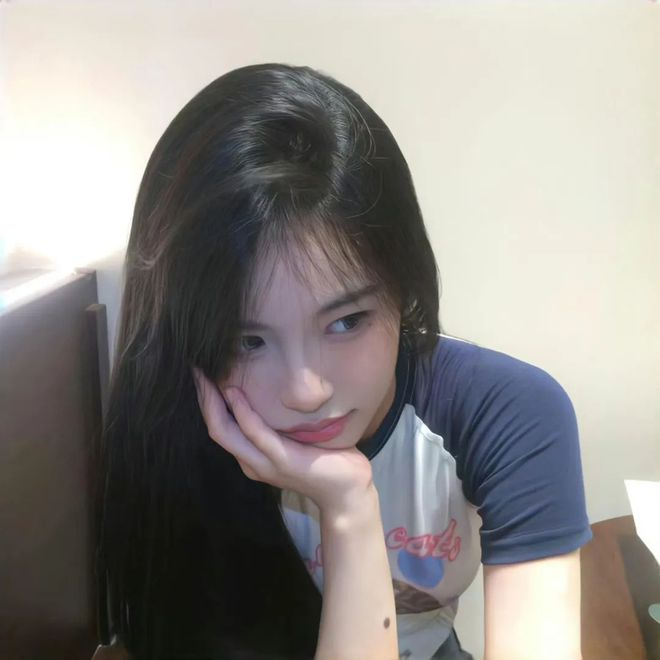
#> input picture 程文金/week05/test_img.jpeg, 660 x 660 px
$ python canny_detail.py
#> lines starting #> are read from the running program, lines starting #| are printed output that depends on the picture; after the words box and inside, x2 and y2 are one past the last pixel; in counts of white or black regions, pixels touching at a corner belong together
import numpy as np
import matplotlib.pyplot as plt
import math

if __name__ == '__main__':
    pic_path = 'test_img.jpeg'
    img = plt.imread(pic_path)
#> img is the input picture: shape (660, 660, 3); mean R, G, B 144.9, 141.2, 137.7
    if pic_path[-4 : ] == '.png':
        img = img * 255
    img = img.mean(axis=-1)
#> img: shape (660, 660) float64

    sigma = 0.5
    dim = 5
    Gaussian_filter = np.zeros([dim, dim])
    tmp = [i-dim//2 for i in range(dim)]
    n1 = 1/(2*math.pi * sigma ** 2)
    n2 = -1/(2*sigma ** 2)
    for i in range(dim):
        for j in range(dim):
            Gaussian_filter[i, j] = n1 * math.exp(n2*(tmp[i]**2+tmp[j]**2))
    Gaussian_filter = Gaussian_filter / Gaussian_filter.sum()
    dx , dy = img.shape
#> dx = 660; dy = 660
    img_new = np.zeros(img.shape)
    tmp = dim//2
    img_pad = np.pad(img, ((tmp, tmp), (tmp, tmp)), 'constant')
    for i in range(dx):
        for j in range(dy):
            img_new[i, j] = np.sum(img_pad[i:i+dim, j:j+dim] * Gaussian_filter)
    plt.figure(1)
    plt.imshow(img_new.astype(np.uint8), cmap='gray')
    plt.axis('off')

    sobel_kernel_x = np.array([[-1, 0, 1], [-2, 0, 2], [-1, 0, 1]])
    sobel_kernel_y = np.array([[1, 2, 1], [0, 0, 0], [-1, -2, -1]])

    img_tidu_x = np.zeros(img_new.shape)
    img_tidu_y = np.zeros([dx, dy])
    img_tidu = np.zeros(img_new.shape)
    img_pad = np.pad(img_new, ((1,1),(1,1)), 'constant')
#> img_pad: shape (662, 662) float64
    for i in range(dx):
        for j in range(dy):
            img_tidu_x[i,j] = np.sum(img_pad[i:i+3, j:j+3]*sobel_kernel_x)
            img_tidu_y[i,j] = np.sum(img_pad[i:i+3, j:j+3]*sobel_kernel_y)
            img_tidu[i,j] = np.sqrt(img_tidu_x[i,j]**2 + img_tidu_y[i,j]**2)
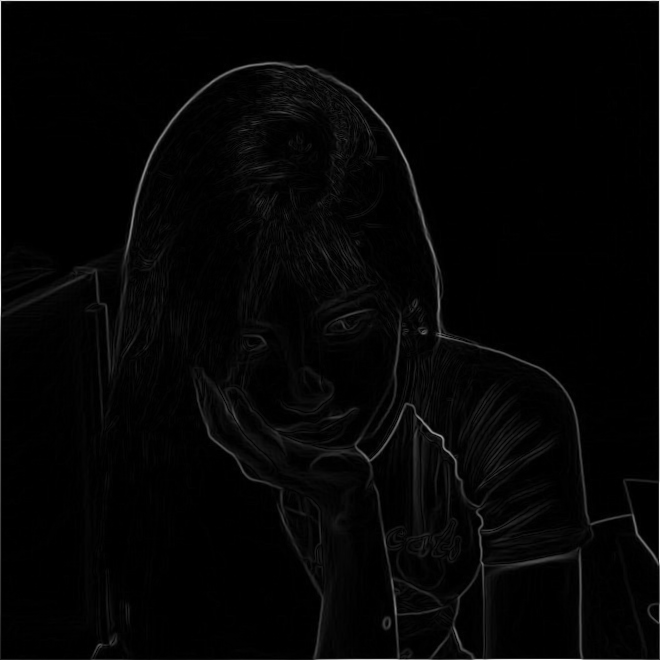
#> img_tidu: shape (660, 660) float64; min 0, max 1019.7, mean 21.9; drawn with min black and max white
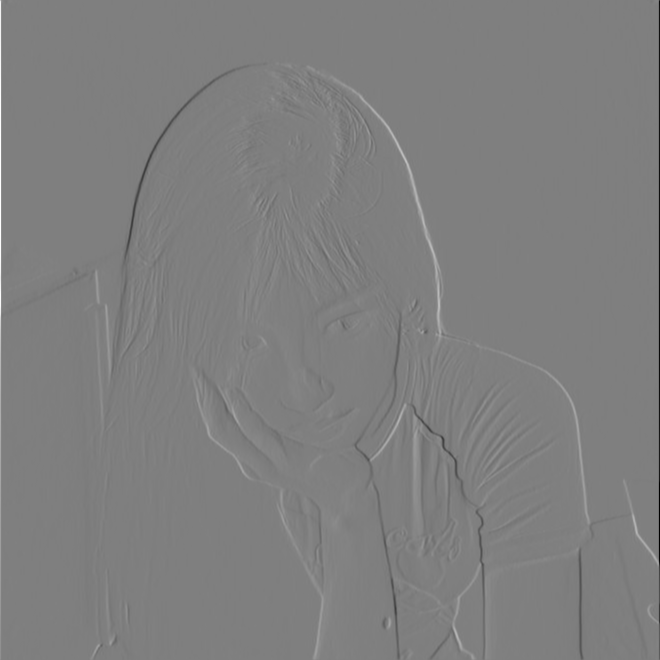
#> img_tidu_x: shape (660, 660) float64; min -1017.1, max 1019.7, mean 0.3; drawn with min black and max white
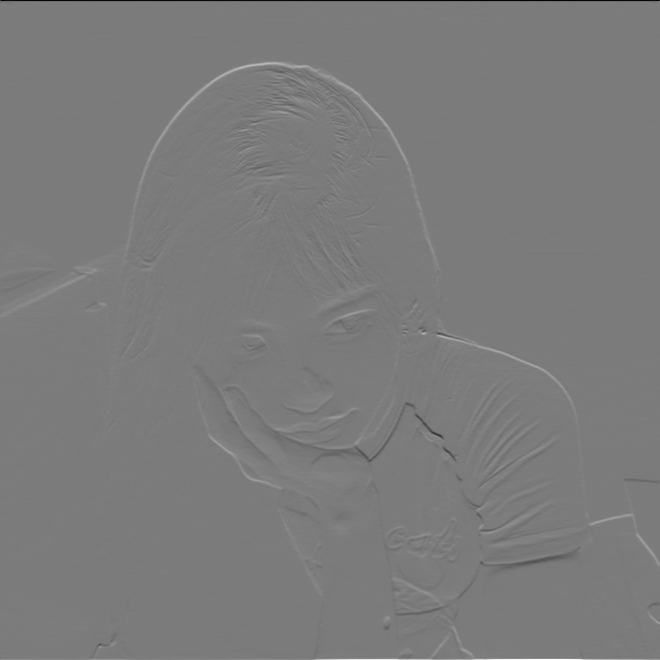
#> img_tidu_y: shape (660, 660) float64; min -948.8, max 1007.7, mean 0.7; drawn with min black and max white
    img_tidu_x[img_tidu_x == 0 ] = 0.00000001
#> img_tidu_x: shape (660, 660) float64; 12.21% of pixels changed, all inside (x1, y1, x2, y2) = (3, 0, 657, 660)
    angle = img_tidu_y/img_tidu_x
    plt.figure(2)
    plt.imshow(img_tidu.astype(np.uint8), cmap='gray')
    plt.axis('off')

    img_yizhi = np.zeros(img_tidu.shape)
    for i in range(1, dx-1):
        for j in range(1, dy-1):
            flag = True
            temp = img_tidu[i-1:i+2, j-1:j+2]
            if angle[i, j] <= -1:
                num_1 = (temp[0,1] - temp[0,0]) / angle[i,j] + temp[0,1]
                num_2 = (temp[2,1] - temp[2,2]) / angle[i,j] + temp[2,1]
                if not (img_tidu[i,j] > num_1 and img_tidu[i,j] > num_2):
                    flag = False
            elif angle[i,j] >= 1:
                num_1 = (temp[0,2] - temp[0,1]) / angle[i,j] + temp[0,1]
                num_2 = (temp[2,0] - temp[2,1]) / angle[i,j] + temp[2,1]
                if not (img_tidu[i,j] > num_1 and img_tidu[i,j] > num_2):
                    flag = False
            elif angle[i,j] > 0:
                num_1 = (temp[0,2] - temp[1,2]) * angle[i,j] + temp[1,2]
                num_2 = (temp[2,0] - temp[1,0]) * angle[i,j] + temp[1,0]
                if not (img_tidu[i,j] > num_1 and img_tidu[i,j] > num_2):
                    flag = False
            elif angle[i,j] < 0:
                num_1 = (temp[1,0] - temp[0,0]) * angle[i,j] + temp[1,0]
                num_2 = (temp[1,2] - temp[2,2]) * angle[i, j] + temp[1, 2]
                if not (img_tidu[i,j] > num_1 and img_tidu[i,j] > num_2):
                    flag = False
            if flag:
                img_yizhi[i,j] = img_tidu[i,j]


    plt.figure(3)
    plt.imshow(img_yizhi.astype(np.uint8), cmap='gray')
    plt.axis('off')

    lower_bounday = img_tidu.mean() * 0.5
#> lower_bounday = 10.94
    high_bounday = img_tidu.std() * 3
#> high_bounday = 209
    zhan = []
    for i in range(1, img_yizhi.shape[0] -1):
        for j in range(1, img_yizhi.shape[1] -1):
            if img_yizhi[i,j] >= high_bounday:
                img_yizhi[i,j] = 255
                zhan.append([i,j])
            elif img_yizhi[i,j] <= lower_bounday:
                img_yizhi[i,j] = 0
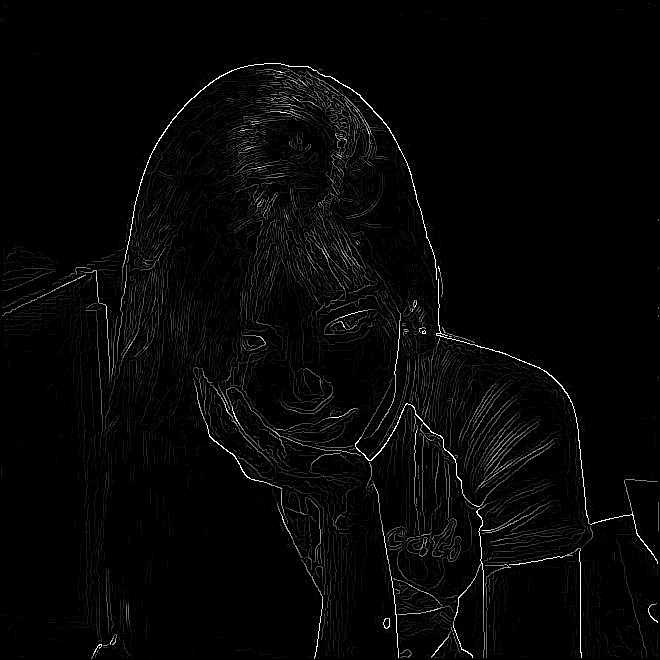
#> img_yizhi: shape (660, 660) float64; min 0, max 255, mean 6

    while not len(zhan) == 0:
        temp_1, temp_2 = zhan.pop()
        a = img_yizhi[temp_1 -1: temp_1+2, temp_2-1: temp_2+2]
        if( a[0,0] < high_bounday) and (a[0,0] > lower_bounday):
            img_yizhi[temp_1 -1, temp_2-1] = 255
            zhan.append([temp_1-1, temp_2-1])
        if (a[0, 1] < high_bounday) and (a[0, 1] > lower_bounday):
            img_yizhi[temp_1 - 1, temp_2] = 255
            zhan.append([temp_1 - 1, temp_2])
        if (a[0, 2] < high_bounday) and (a[0, 2] > lower_bounday):
            img_yizhi[temp_1 - 1, temp_2 + 1] = 255
            zhan.append([temp_1 - 1, temp_2 +1])
        if (a[1, 0] < high_bounday) and (a[1, 0] > lower_bounday):
            img_yizhi[temp_1, temp_2 - 1] = 255
            zhan.append([temp_1, temp_2 - 1])
        if (a[1, 2] < high_bounday) and (a[1, 2] > lower_bounday):
            img_yizhi[temp_1, temp_2 + 1] = 255
            zhan.append([temp_1, temp_2 + 1])
        if (a[2, 0] < high_bounday) and (a[2, 0] > lower_bounday):
            img_yizhi[temp_1 + 1, temp_2 - 1] = 255
            zhan.append([temp_1 + 1, temp_2 - 1])
        if (a[2, 1] < high_bounday) and (a[2, 1] > lower_bounday):
            img_yizhi[temp_1 + 1, temp_2 ] = 255
            zhan.append([temp_1 + 1, temp_2])
        if (a[2, 2] < high_bounday) and (a[2, 2] > lower_bounday):
            img_yizhi[temp_1 + 1, temp_2 + 1] = 255
            zhan.append([temp_1 + 1, temp_2 + 1])
#> this loop made 7395 passes
#> a on passes 1 to 3: [[0, 255, 0], [0, 255, 0], [0, 0, 0]], [[0, 255, 0], [0, 255, 0], [0, 0, 0]], [[0, 255, 0], [0, 255, 0], [0, 0, 0]]
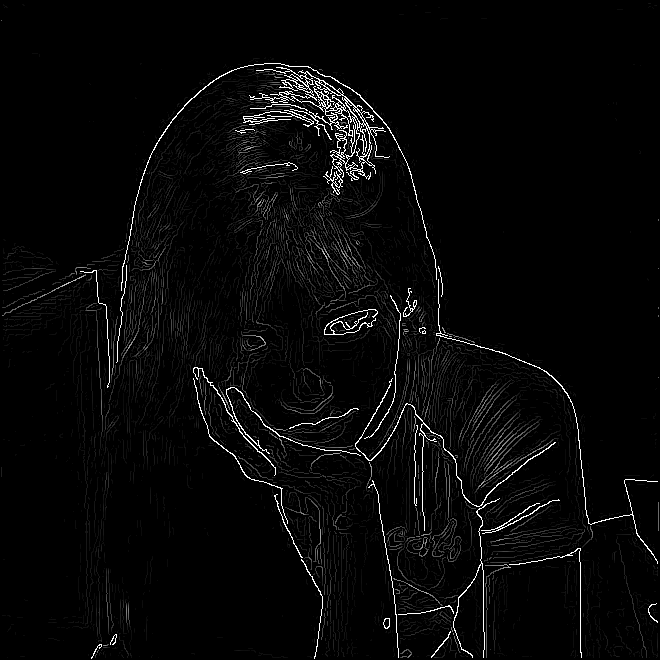
#> img_yizhi: shape (660, 660) float64; 1.2% of pixels changed, all inside (x1, y1, x2, y2) = (80, 67, 658, 659)
#> after the loop, zhan = []

    for i in range(img_yizhi.shape[0]):
       for j in range(img_yizhi.shape[1]):
              if img_yizhi[i,j] != 0 and img_yizhi[i,j]  != 255:
                  img_yizhi[i,j] = 0
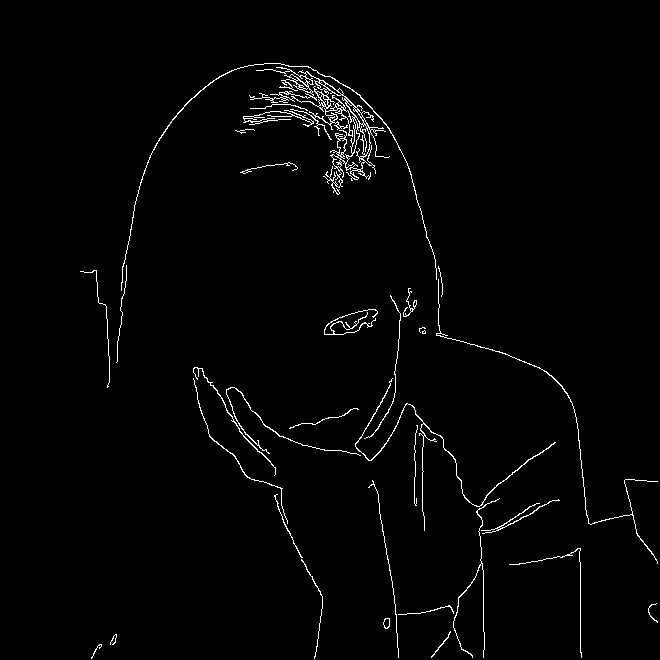
#> img_yizhi: shape (660, 660) float64; 1.7% white in thin lines or dots, all inside (x1, y1, x2, y2) = (80, 63, 658, 659)

    plt.figure(4)
    plt.imshow(img_yizhi.astype(np.uint8), cmap='gray')
    plt.axis('off')
    plt.show()
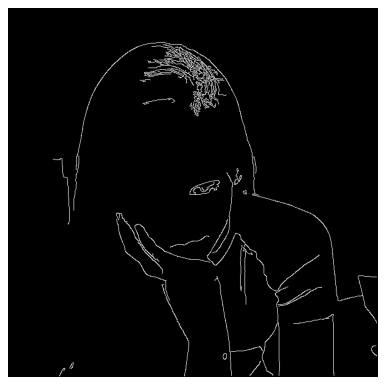
#> figure drawn by matplotlib, 1 panel
